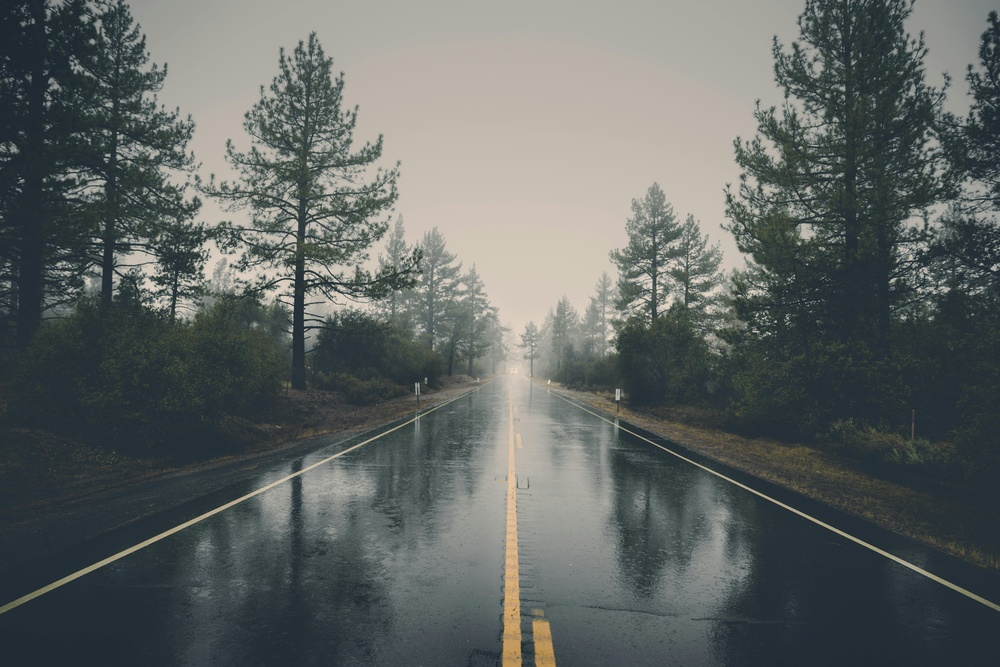
#> input picture data/raw/road.jpg, 1000 x 667 px, shrunk from 7718 x 5148 before the run, found by its file name
$ python image_con.py   (older library calls are emulated)
#> lines starting #> are read from the running program, lines starting #| are printed output that depends on the picture
import cv2
import matplotlib.pyplot as plt

# -----------------------------
# 1. Read Image (BGR)
# -----------------------------
img = cv2.imread("data/raw/road.jpg")
#> img is the input picture: shape (667, 1000, 3); mean B, G, R 99.6, 101.6, 96.2

if img is None:
    raise FileNotFoundError("Image not found")

# Convert for display
img_rgb = cv2.cvtColor(img, cv2.COLOR_BGR2RGB)

# -----------------------------
# 2. Grayscale
# -----------------------------
gray = cv2.cvtColor(img, cv2.COLOR_BGR2GRAY)

# -----------------------------
# 3. Gaussian Blur
# -----------------------------
blur = cv2.GaussianBlur(gray, (5, 5), 0)

# -----------------------------
# 4. Sobel Edges
# -----------------------------
sobel_x = cv2.Sobel(blur, cv2.CV_64F, 1, 0, ksize=3)
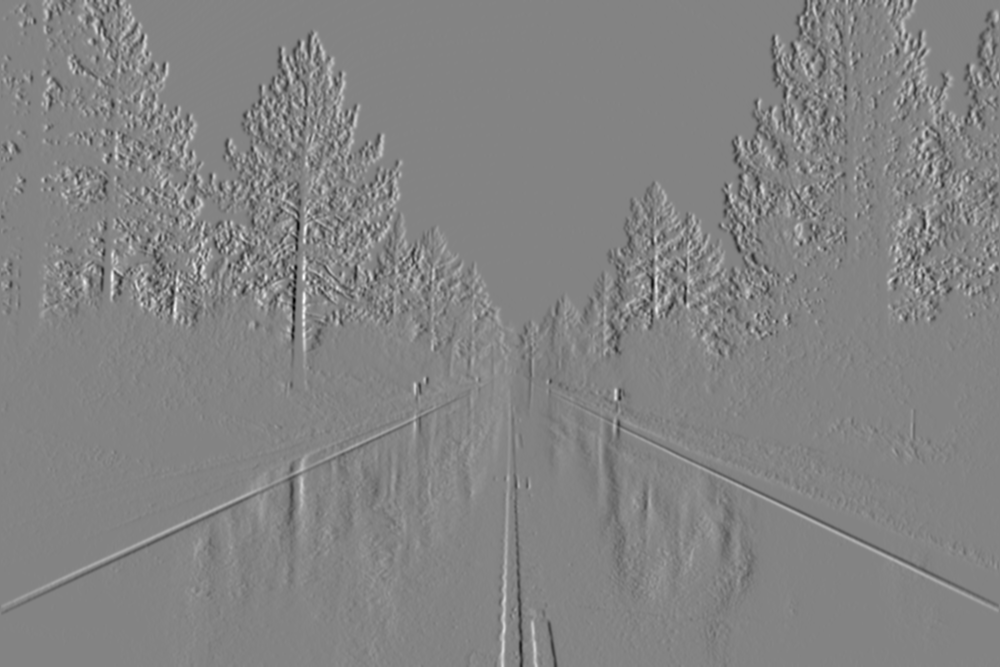
#> sobel_x: shape (667, 1000) float64; min -384, max 359, mean 0.1; drawn with min black and max white
sobel_y = cv2.Sobel(blur, cv2.CV_64F, 0, 1, ksize=3)
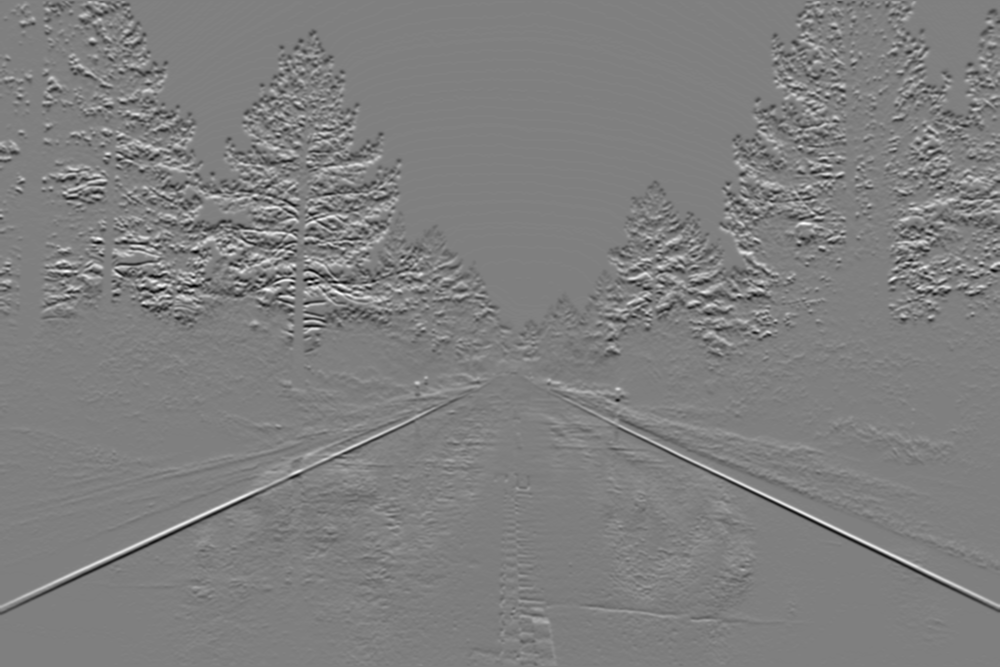
#> sobel_y: shape (667, 1000) float64; min -330, max 328, mean -1; drawn with min black and max white
sobel = cv2.magnitude(sobel_x, sobel_y)
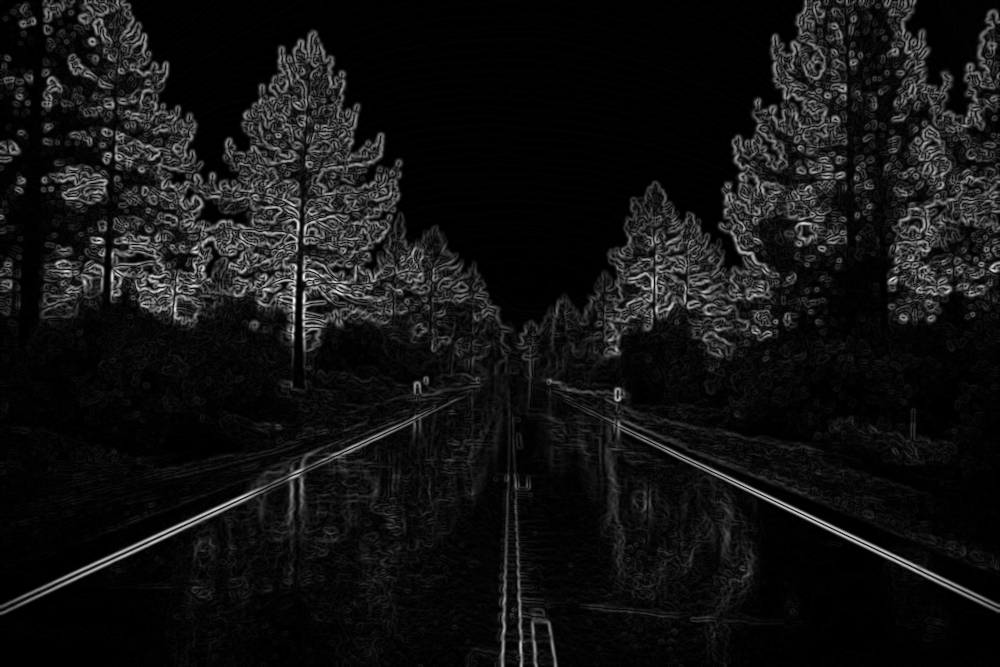
#> sobel: shape (667, 1000) float64; min 0, max 384.2, mean 28.9; drawn with min black and max white
sobel = cv2.convertScaleAbs(sobel)
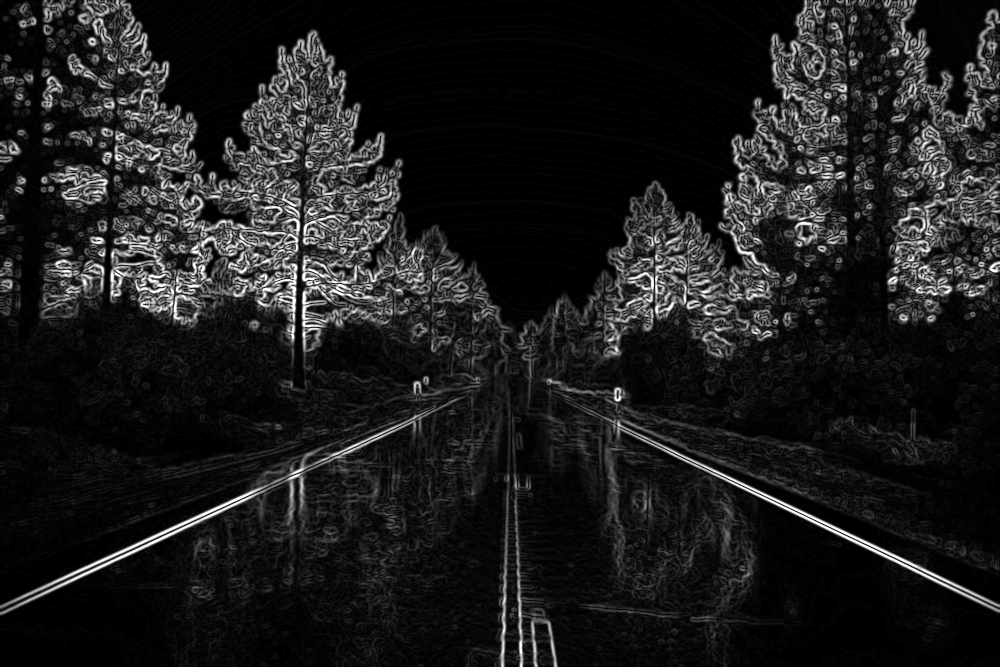
#> sobel: shape (667, 1000); min 0, max 255, mean 28.8

# -----------------------------
# 5. Canny Edges
# -----------------------------
canny = cv2.Canny(blur, 50, 150)
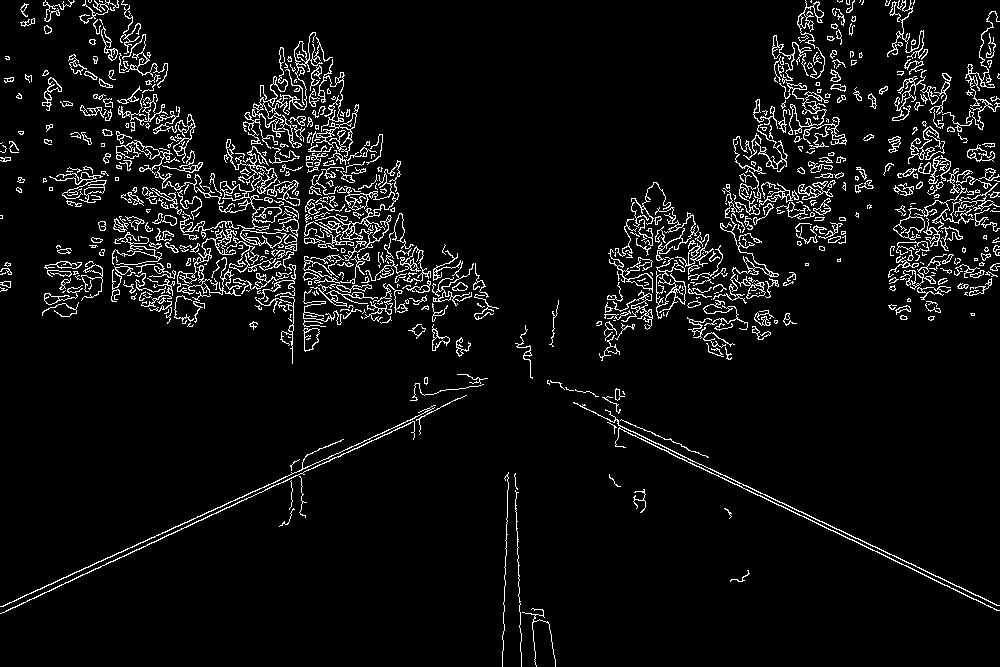
#> canny: shape (667, 1000); 5.9% white in thin lines or dots

# -----------------------------
# 6. Display Everything Together
# -----------------------------
plt.figure(figsize=(14, 6))

plt.subplot(1, 5, 1)
plt.title("Original (RGB)")
plt.imshow(img_rgb)
plt.axis("off")

plt.subplot(1, 5, 2)
plt.title("Grayscale")
plt.imshow(gray, cmap="gray")
plt.axis("off")

plt.subplot(1, 5, 3)
plt.title("Gaussian Blur")
plt.imshow(blur, cmap="gray")
plt.axis("off")

plt.subplot(1, 5, 4)
plt.title("Sobel Edges")
plt.imshow(sobel, cmap="gray")
plt.axis("off")

plt.subplot(1, 5, 5)
plt.title("Canny Edges")
plt.imshow(canny, cmap="gray")
plt.axis("off")

plt.tight_layout()
plt.show()

$ run again, with data/raw/2.jpg copied over data/raw/road.jpg
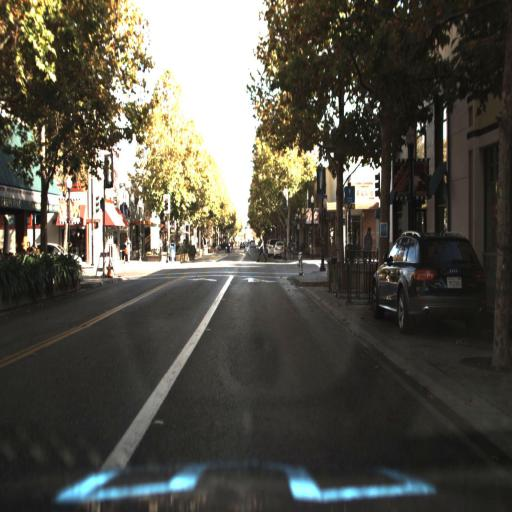
#> input picture data/raw/2.jpg, 512 x 512 px, found by its file name
#> img is the input picture: shape (512, 512, 3); mean B, G, R 73.2, 82.7, 84.9
#> `sobel_y = cv2.Sobel(blur, cv2.CV_64F, 0, 1, ksize=3)`:
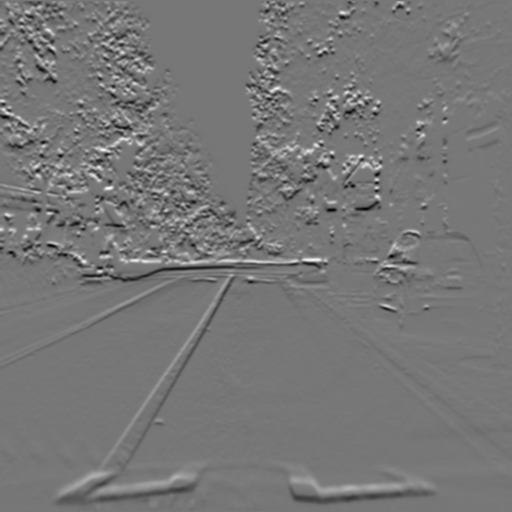
#> sobel_y: shape (512, 512) float64; min -465, max 528, mean -1.3; drawn with min black and max white
#> `canny = cv2.Canny(blur, 50, 150)`:
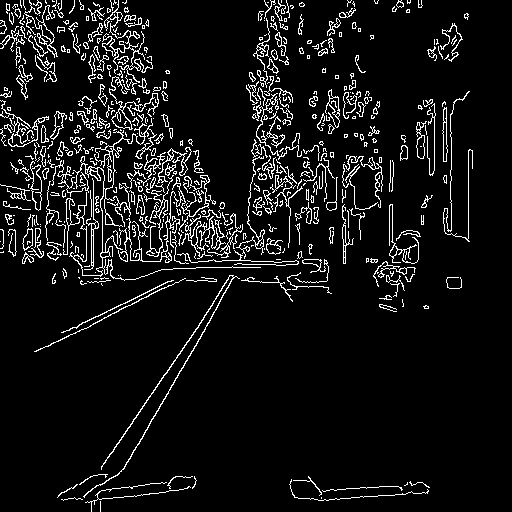
#> canny: shape (512, 512); 7.7% white in thin lines or dots
